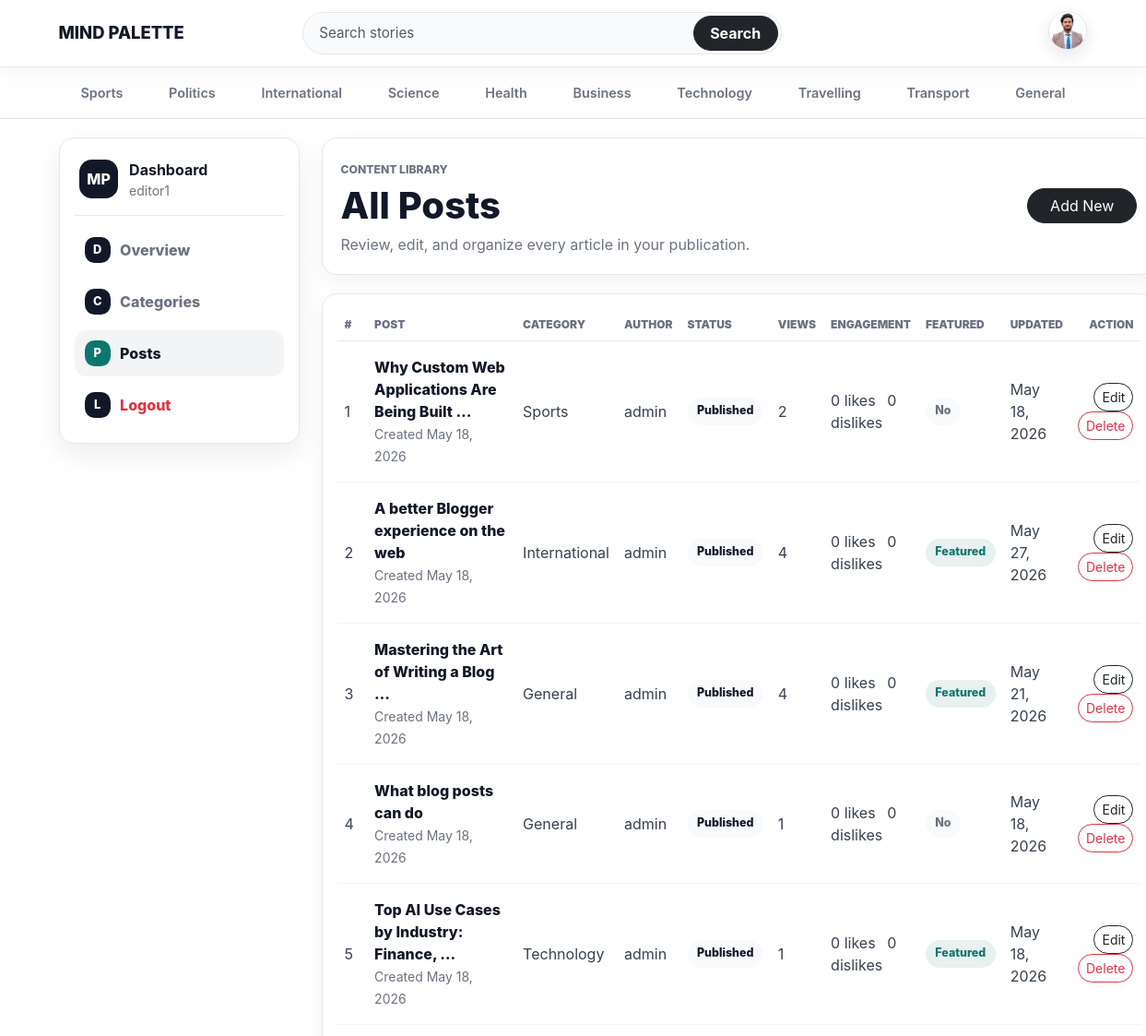
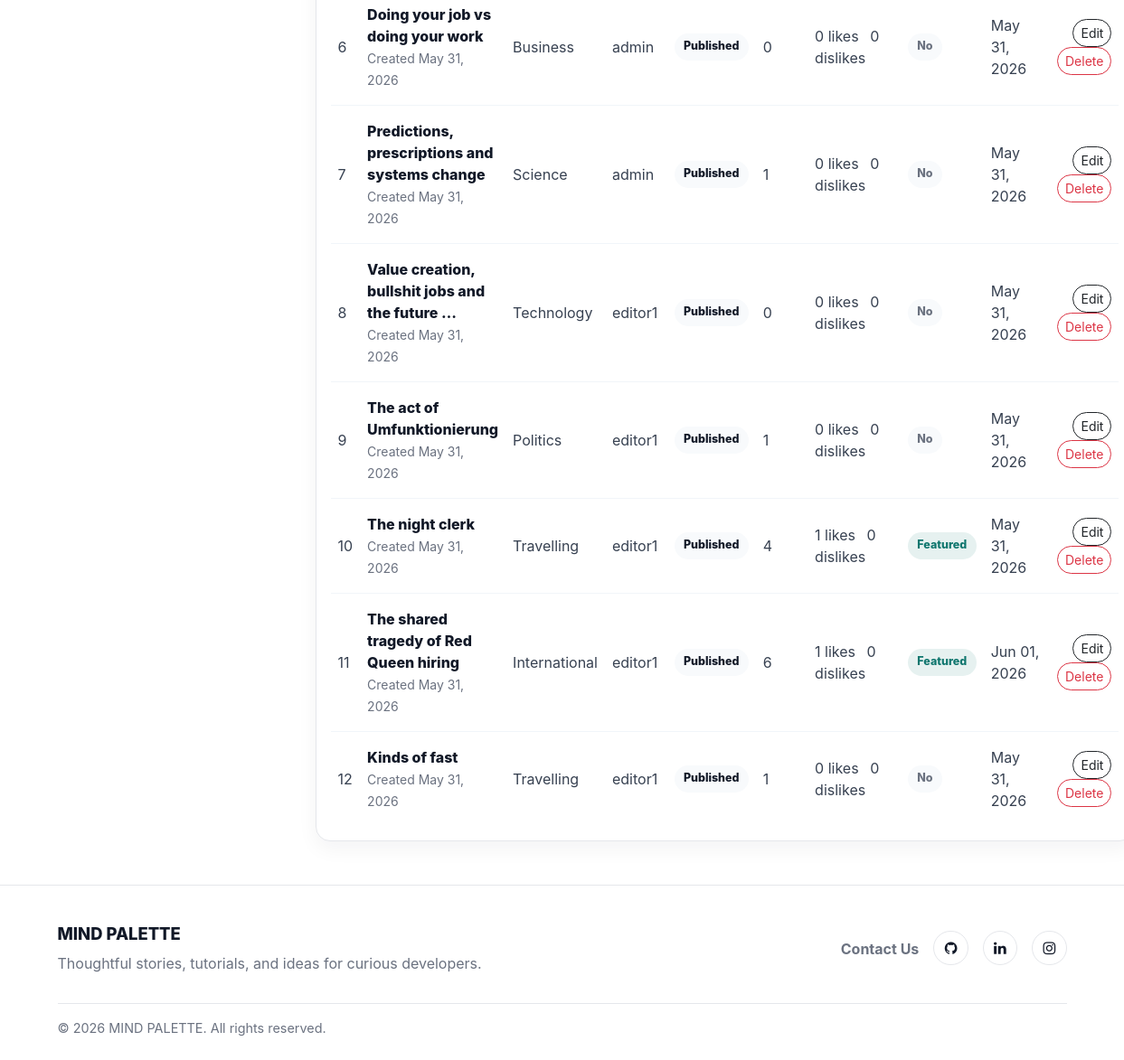
/dashboard/posts/ (signed in), run on the app's committed database (2 pictures, top to bottom).
### blogs/models.py (models this page shows, shortened)
class Profile(models.Model):
    user = models.OneToOneField(User, on_delete=models.CASCADE)
    profile_picture = models.ImageField(upload_to='profiles/%Y/%m/%d/', blank=True, null=True)
    bio = models.TextField(blank=True, null=True)
    github = models.URLField(blank=True, null=True)
    linkedin = models.URLField(blank=True, null=True)
    website = models.URLField(blank=True, null=True)
    created_at = models.DateTimeField(auto_now_add=True)
    updated_at = models.DateTimeField(auto_now=True)

class Category(models.Model):
    category_name = models.CharField(max_length=80, unique=True)
    created_at = models.DateTimeField(auto_now_add=True)
    updated_at = models.DateTimeField(auto_now=True)
    class Meta:
        verbose_name_plural = 'Categories'
    def __str__(self):
        return self.category_name

class Blog(models.Model):
    title = models.CharField(max_length=100)
    slug = models.SlugField(max_length=150, unique=True, blank=True)
    category = models.ForeignKey(Category, on_delete=models.CASCADE)
    author = models.ForeignKey(User, on_delete=models.CASCADE)
    featured_image = models.ImageField(upload_to='blogs/%Y/%m/%d/')
    short_description = models.TextField(max_length=300)
    blog_body = models.TextField()
    status = models.CharField(max_length=20, choices=STATUS_CHOICE , default="Draft")
    views = models.PositiveIntegerField(default=0)
    is_featured = models.BooleanField(default=False)
    created_at = models.DateTimeField(auto_now_add=True)
    updated_at = models.DateTimeField(auto_now=True)
    likes = models.ManyToManyField(User, related_name='liked_blogs', blank=True)
    @property
    def total_likes(self):
        return self.likes.count()
    dislikes = models.ManyToManyField(User, related_name='disliked_blogs', blank=True)
    @property
    def total_dislikes(self):
        return self.dislikes.count()

### about/models.py (models this page shows, shortened)
class SocialLinks(models.Model):
    platform = models.CharField(max_length=30)
    link = models.URLField(max_length=150)
    created_at = models.DateTimeField(auto_now_add=True)
    updated_at = models.DateTimeField(auto_now=True)

### dashboards/views.py (the view)
# urls.py: path('posts/', views.posts, name= 'posts'),
@login_required(login_url='login')
def posts(request):
    posts = Blog.objects.all()
    context = {
        'posts' : posts,
    }
    return render(request, 'dashboard/posts.html', context)

### blogs/context_processors.py (called while the page is built)
def get_categories(request):
    categories = Category.objects.all()
    return dict (categories=categories)

def get_SocialLinks(request):
    social_links = SocialLinks.objects.all()
    return dict(social_links = social_links)

def get_profile(request):
    profile = None
    if request.user.is_authenticated:
        profile, _ = Profile.objects.get_or_create(user=request.user)
    return dict(profile=profile)

### templates/dashboard/posts.html
{% extends 'base.html' %}
{% block content %}
<div class="dashboard-layout row g-4">
    {% include 'dashboard/sidebar.html' %}
    <section class="col-lg-9">
        <div class="dashboard-main">
            <div class="dashboard-topbar">
                <div>
                    <span class="section-kicker">Content Library</span>
                    <h1>All Posts</h1>
                    <p>Review, edit, and organize every article in your publication.</p>
                </div>
                <a href="{% url 'add_post' %}" class="btn btn-dark rounded-pill px-4">Add New</a>
            </div>
            <section class="dashboard-panel">
                <div class="table-responsive">
                    <table class="table dashboard-table align-middle mb-0">
                        <thead>
                            <tr>
                                <th>#</th>
                                <th>Post</th>
                                <th>Category</th>
                                <th>Author</th>
                                <th>Status</th>
                                <th>Views</th>
                                <th>Engagement</th>
                                <th>Featured</th>
                                <th>Updated</th>
                                <th class="text-end">Action</th>
                            </tr>
                        </thead>
                        <tbody>
                            {% for post in posts %}
                            <tr>
                                <td>{{ forloop.counter }}</td>
                                <td>
                                    <div class="table-title">{{ post.title|truncatewords:7 }}</div>
                                    <small>Created {{ post.created_at|date:"M d, Y" }}</small>
                                </td>
                                <td>{{ post.category }}</td>
                                <td>{{ post.author }}</td>
                                <td><span class="status-pill">{{ post.status }}</span></td>
                                <td>{{ post.views }}</td>
                                <td>
                                    <span class="me-2">{{ post.total_likes }} likes</span>
                                    <span>{{ post.total_dislikes }} dislikes</span>
                                </td>
                                <td>
                                    {% if post.is_featured %}
                                    <span class="status-pill success">Featured</span>
                                    {% else %}
                                    <span class="status-pill muted">No</span>
                                    {% endif %}
                                </td>
                                <td>{{ post.updated_at|date:"M d, Y" }}</td>
                                <td class="text-end">
                                    <a href="{% url 'edit_post' post.id %}" class="btn btn-sm btn-outline-dark rounded-pill">Edit</a>
                                    <a href="{% url 'delete_post' post.id %}" class="btn btn-sm btn-outline-danger rounded-pill">Delete</a>
                                </td>
                            </tr>
                            {% empty %}
                            <tr>
                                <td colspan="10">
                                    <div class="empty-state">No posts found. Create your first article to get started.</div>
                                </td>
                            </tr>
                            {% endfor %}
                        </tbody>
                    </table>
                </div>
            </section>
        </div>
    </section>
</div>
{% endblock %}

### templates/base.html (shortened to what this page needs)
{% load static %}
<!DOCTYPE html>
<html lang="en">
<head>
    <link href="https://cdn.jsdelivr.net/npm/bootstrap@5.3.7/dist/css/bootstrap.min.css" rel="stylesheet">
    <link rel="stylesheet" href="https://cdnjs.cloudflare.com/ajax/libs/font-awesome/4.7.0/css/font-awesome.min.css">
    <link href="{% static 'css/blog.css' %}" rel="stylesheet">
</head>
<body>
    <header class="site-navbar sticky-top bg-white">
        <nav class="navbar navbar-expand-lg">
            <div class="container">
                <a class="navbar-brand site-brand" href="/">
                    MIND PALETTE
                </a>
                <div class="collapse navbar-collapse" id="mainNavbar">
                    <form class="site-search mx-lg-auto my-3 my-lg-0" action="{% url 'search' %}" method="GET">
                        <div class="input-group">
                            <input type="text" name="keyword" class="form-control" placeholder="Search stories"
                                   aria-label="Search stories" required>
                            <button class="btn btn-dark" type="submit">
                                Search
                            </button>
                        </div>
                    </form>
                    <div class="navbar-actions d-flex align-items-center justify-content-lg-end gap-2">
                        {% if not user.is_authenticated %}
                        <a class="btn btn-link nav-auth-link" href="{% url 'login' %}">
                            Login
                        </a>
                        <a class="btn btn-dark nav-register-btn" href="{% url 'register' %}">
                            Register
                        </a>
                        {% else %}
                        <div class="dropdown">
                            <a class="navbar-avatar dropdown-toggle" href="#" role="button" id="profileDropdown"
                               data-bs-toggle="dropdown" aria-expanded="false">
                                <img src="{% if profile and profile.profile_picture %}{{ profile.profile_picture.url }}{% else %}{% static 'images/default-avatar.png' %}{% endif %}"
                                     alt="{{ user.username }}" class="avatar-img">
                            </a>
                        </div>
                        {% endif %}
                    </div>
                </div>
            </div>
        </nav>
    </header>
    <div class="topic-nav bg-white border-bottom">
        <div class="container">
            <nav class="nav flex-nowrap overflow-auto py-2" aria-label="Blog categories">
                {% for category in categories %}
                <a class="topic-link" href="{% url 'posts_by_category' category.id %}">
                    {{ category.category_name }}
                </a>
                {% endfor %}
            </nav>
        </div>
    </div>
    <main class="site-main">
        <div class="container">
            {% block content %}
            {% endblock %}
        </div>
    </main>
    <footer class="site-footer">
        <div class="container">
            <div class="row gy-4 align-items-center">
                <div class="col-lg-6">
                    <a class="footer-brand" href="/">MIND PALETTE</a>
                    <p class="footer-copy mb-0">
                        Thoughtful stories, tutorials, and ideas for curious developers.
                    </p>
                </div>
                <div class="col-lg-6">
                    <div class="footer-links justify-content-lg-end ">
                        <a class="mt-2" href="{% url 'contact_entry' %}">Contact Us</a>
                        {% for i in social_links %}
                        <a href="{{ i.link }}" target="_blank" rel="noopener noreferrer" class="social-icon-link" aria-label="{{ i.platform }}">
                            {% if i.platform|lower == 'github' %}
                            <i class="fa fa-github" aria-hidden="true"></i>
                            {% elif i.platform|lower == 'linkedin' %}
                            <i class="fa fa-linkedin" aria-hidden="true"></i>
                            {% elif i.platform|lower == 'instagram' %}
                            <i class="fa fa-instagram" aria-hidden="true"></i>
                            {% else %}
                            <i class="fa fa-link" aria-hidden="true"></i>
                            {% endif %}
                        </a>
                        {% endfor %}
                    </div>
                </div>
            </div>
            <div class="footer-bottom">
                <span>&copy; 2026 MIND PALETTE. All rights reserved.</span>
            </div>
        </div>
    </footer>
</body>
</html>

### templates/dashboard/sidebar.html (shortened to what this page needs)
<aside class="col-lg-3">
    <div class="dashboard-sidebar">
        <div class="dashboard-sidebar-header">
            <span class="dashboard-icon">MP</span>
            <div>
                <strong>Dashboard</strong>
                <small>{{ user.username }}</small>
            </div>
        </div>
        <nav class="dashboard-nav" aria-label="Dashboard navigation">
            <a href="{% url 'dashboard' %}"
               class="dashboard-nav-link {% if '/dashboard/' == request.path %}active{% endif %}">
                <span class="nav-icon">D</span>
                Overview
            </a>
            <a href="{% url 'categories' %}"
               class="dashboard-nav-link {% if '/categories/' in request.path %}active{% endif %}">
                <span class="nav-icon">C</span>
                Categories
            </a>
            <a href="{% url 'posts' %}"
               class="dashboard-nav-link {% if '/posts/' in request.path %}active{% endif %}">
                <span class="nav-icon">P</span>
                Posts
            </a>
            <a href="{% url 'logout' %}" class="dashboard-nav-link text-danger">
                <span class="nav-icon">L</span>
                Logout
            </a>
        </nav>
    </div>
</aside>

### data on the page
Profile: profile_picture (picture)
Category: category_name "Sports"
Category: category_name "Politics"
Category: category_name "International"
Category: category_name "Science"
Category: category_name "Health"
Category: category_name "Business"
Category: category_name "Technology"
Category: category_name "Travelling"
Category: category_name "Transport"
Category: category_name "General"
Blog: title "Why Custom Web Applications Are Being Built …", created_at "May 18, 2026", category "Sports", author "admin", status "Published", views "2", total_likes "0", total_dislikes "0", is_featured "No", updated_at "May 18, 2026"
Blog: title "A better Blogger experience on the web", created_at "May 18, 2026", category "International", author "admin", status "Published", views "4", total_likes "0", total_dislikes "0", is_featured "Featured", updated_at "May 27, 2026"
Blog: title "Mastering the Art of Writing a Blog …", created_at "May 18, 2026", category "General", author "admin", status "Published", views "4", total_likes "0", total_dislikes "0", is_featured "Featured", updated_at "May 21, 2026"
Blog: title "What blog posts can do", created_at "May 18, 2026", category "General", author "admin", status "Published", views "1", total_likes "0", total_dislikes "0", is_featured "No", updated_at "May 18, 2026"
Blog: title "Top AI Use Cases by Industry: Finance, …", created_at "May 18, 2026", category "Technology", author "admin", status "Published", views "1", total_likes "0", total_dislikes "0", is_featured "Featured", updated_at "May 18, 2026"
Blog: title "Doing your job vs doing your work", created_at "May 31, 2026", category "Business", author "admin", status "Published", views "0", total_likes "0", total_dislikes "0", is_featured "No", updated_at "May 31, 2026"
Blog: title "Predictions, prescriptions and systems change", created_at "May 31, 2026", category "Science", author "admin", status "Published", views "1", total_likes "0", total_dislikes "0", is_featured "No", updated_at "May 31, 2026"
Blog: title "Value creation, bullshit jobs and the future …", created_at "May 31, 2026", category "Technology", author "editor1", status "Published", views "0", total_likes "0", total_dislikes "0", is_featured "No", updated_at "May 31, 2026"
Blog: title "The act of Umfunktionierung", created_at "May 31, 2026", category "Politics", author "editor1", status "Published", views "1", total_likes "0", total_dislikes "0", is_featured "No", updated_at "May 31, 2026"
Blog: title "The night clerk", created_at "May 31, 2026", category "Travelling", author "editor1", status "Published", views "4", total_likes "1", total_dislikes "0", is_featured "Featured", updated_at "May 31, 2026"
Blog: title "The shared tragedy of Red Queen hiring", created_at "May 31, 2026", category "International", author "editor1", status "Published", views "6", total_likes "1", total_dislikes "0", is_featured "Featured", updated_at "Jun 01, 2026"
Blog: title "Kinds of fast", created_at "May 31, 2026", category "Travelling", author "editor1", status "Published", views "1", total_likes "0", total_dislikes "0", is_featured "No", updated_at "May 31, 2026"
SocialLinks: platform "GitHub" (drawn)
SocialLinks: platform "LinkedIn" (drawn)
SocialLinks: platform "Instagram" (drawn)

### other printed values
{{ user.username }} "editor1"
